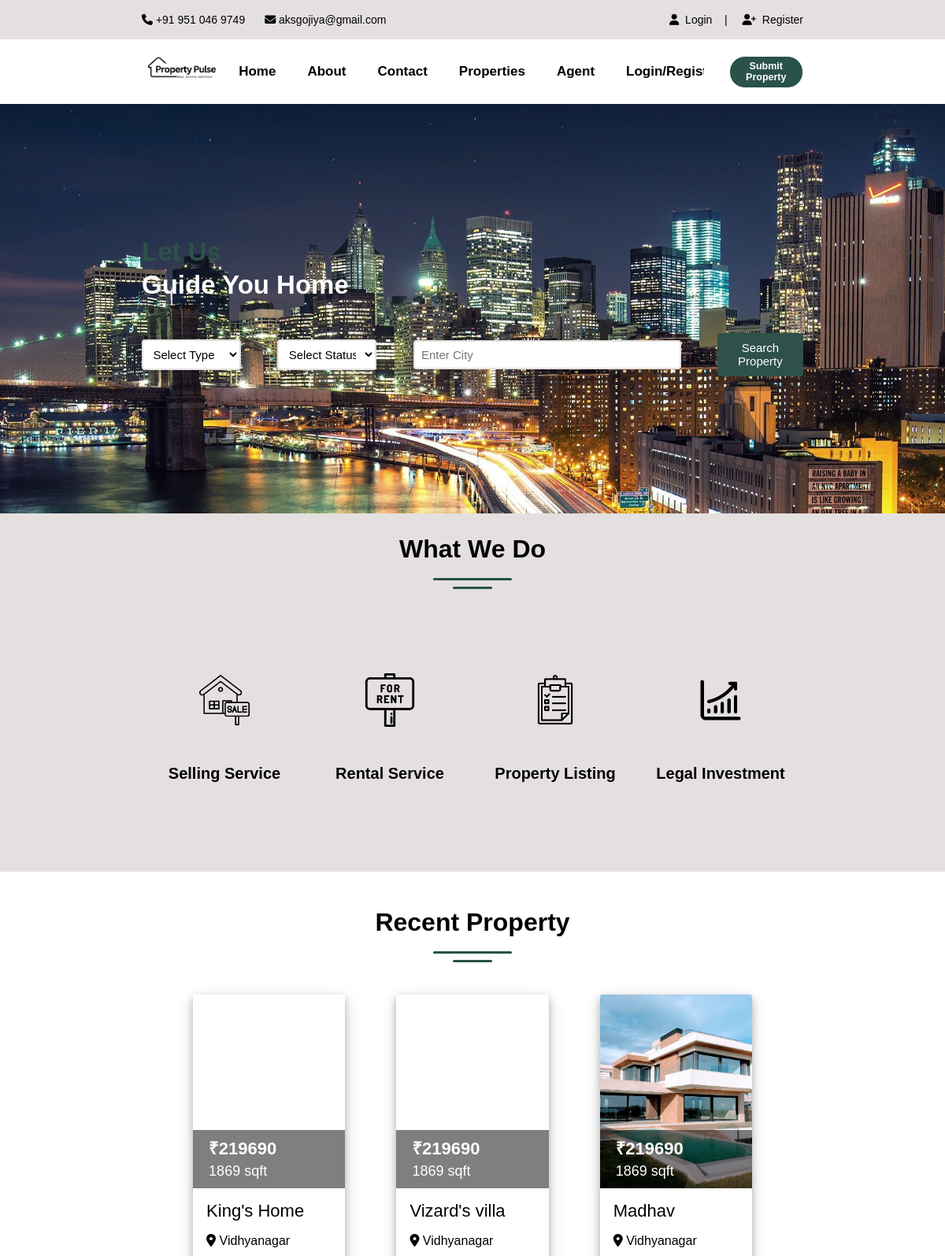
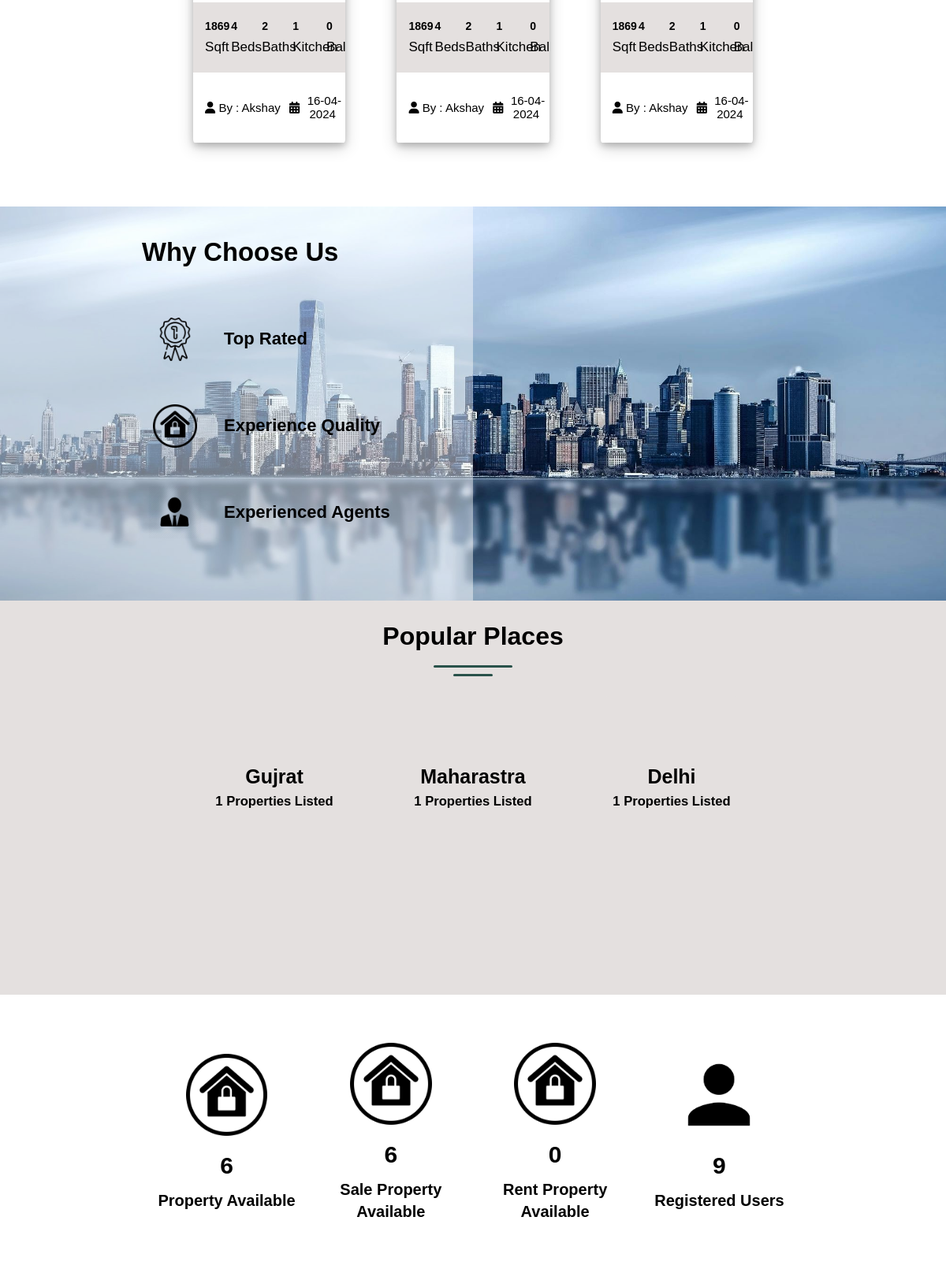
The page / (upper part) on the database its author committed (2 pictures, top to bottom).
### tables this page shows
CREATE TABLE `property` (
  `pid` int(50) NOT NULL,
  `title` varchar(200) NOT NULL,
  `pcontent` longtext NOT NULL,
  `type` varchar(100) NOT NULL,
  `bhk` varchar(50) NOT NULL,
  `stype` varchar(100) NOT NULL,
  `bedroom` int(50) NOT NULL,
  `bathroom` int(50) NOT NULL,
  `balcony` int(50) NOT NULL,
  `kitchen` int(50) NOT NULL,
  `hall` int(50) NOT NULL,
  `floor` varchar(50) NOT NULL,
  `size` int(50) NOT NULL,
  `price` int(50) NOT NULL,
  `location` varchar(200) NOT NULL,
  `city` varchar(100) NOT NULL,
  `state` varchar(100) NOT NULL,
  `feature` longtext NOT NULL,
  `pimage` varchar(300) NOT NULL,
  `uid` int(50) NOT NULL,
  `status` varchar(50) NOT NULL,
  `totalfloor` varchar(50) NOT NULL,
  `date` datetime NOT NULL DEFAULT current_timestamp(),
  `isFeatured` int(11) DEFAULT NULL
);

CREATE TABLE `user` (
  `uid` int(50) NOT NULL,
  `uname` varchar(100) NOT NULL,
  `uemail` varchar(100) NOT NULL,
  `uphone` varchar(20) NOT NULL,
  `upass` varchar(50) NOT NULL,
  `utype` varchar(50) NOT NULL,
  `uimage` varchar(300) NOT NULL,
  `otp` int(11) NOT NULL
);

### index.php (the view, shortened to what this page needs)
<!DOCTYPE html>
<html lang="en">
<head>
    <link rel="stylesheet" href="CSS/index.css">
    <link rel="stylesheet" href="https://cdnjs.cloudflare.com/ajax/libs/font-awesome/6.5.2/css/all.min.css" />
</head>
<body>
    <header>
        <?php require("header.php"); ?>
    </header>
    <section>
        <div class="homemain">
            <div class="homemain1">
                <div class="home1in">
                    <div class="home1in1">
                        Let Us <br>
                        <h3 id="home1in1para">Guide You Home</h3>
                    </div>
                    <div class="home1in2">
                        <form method="post" action="propertygrid.php">
                            <select name="indexformtype" id="indexformttype">
                                <option value="Select Type">Select Type</option>
                            </select>
                            <select name="indexformstatus" id="indexformtstatus">
                                <option value="Select Status">Select Status</option>
                            </select>
                            <input type="city" name="indexformcity" id="indexformcity" placeholder="Enter City" >
                            <button type="submit" name="filter" value="submit" >Search Property</button>
                        </form>
                    </div>
                </div>
            </div>
            <div class="homemain2">
                <div class="homemain2in">
                    <div class="home2in1">
                        What We Do
                    </div>
                    <div class="homelineone"></div>
                    <div class="homelinetwo"></div>
                    <div class="home2in2">
                        <div class="home2in2in1">
                            <div class="home2in2in1img"><img src="Images/selling.png" alt="Selling"></div>
                            <div class="home2in2in1text">Selling Service</div>
                        </div>
                        <div class="home2in2in1">
                            <div class="home2in2in1img"><img src="Images/for-rent.png" alt="Rent"></div>
                            <div class="home2in2in1text">Rental Service</div>
                        </div>
                        <div class="home2in2in1">
                            <div class="home2in2in1img"><img src="Images/mark.png" alt="Listing"></div>
                            <div class="home2in2in1text">Property Listing</div>
                        </div>
                        <div class="home2in2in1">
                            <div class="home2in2in1img"><img src="Images/chart-up.png" alt="Investment"></div>
                            <div class="home2in2in1text">Legal Investment</div>
                        </div>
                    </div>
                </div>
            </div>
            <div class="homemain3">
                <div class="homemain3in">
                    <div class="home3in1">
                        Recent Property
                    </div>
                    <div class="homelineone"></div>
                    <div class="homelinetwo"></div>
                    <div class="home3in2">
                    <?php $query=mysqli_query($con,"SELECT property.*, user.uname,user.utype,user.uimage FROM `property`,`user` WHERE property.uid=user.uid ORDER BY date DESC LIMIT 9");
                        while($row=mysqli_fetch_array($query))
                        {
                    ?>
                        <div class="home3in2in1">
                            <div class="home3in2in1img" style="background-image: url('Images/<?php echo $row['18'];?>')">
                                <div class="home3in2in1imgup"></div>
                                <div class="home3in2in1imgdown" style="background-color: rgba(0, 0, 0, 0.5)">
                                    &#8377;<?php echo $row['13'];?>
                                    <p id="home3imagepara" ><?php echo $row['12'];?> sqft</p>
                                </div>
                            </div>
                            <div class="home3in2in1text">
                                <div class="home3in2in1text1">
                                    <?php echo $row['1'];?>
                                    <p id="home3downpara1" ><i class="fa-solid fa-location-dot locationfooter"></i>&nbsp;<?php echo $row['14'];?></p>
                                </div>
                                <div class="home3in2in1text2">
                                    <div class="home3down2in1">
                                        <p><?php echo $row['12'];?></p>
                                        <p id="home3inininpara" >Sqft</p>
                                    </div>
                                    <div class="home3down2in2">
                                        <p><?php echo $row['6'];?></p>
                                        <p id="home3inininpara" >Beds</p>
                                    </div>
                                    <div class="home3down2in3">
                                        <p><?php echo $row['7'];?></p>
                                        <p id="home3inininpara" >Baths</p>
                                    </div>
                                    <div class="home3down2in4">
                                        <p><?php echo $row['9'];?></p>
                                        <p id="home3inininpara" >Kitchen</p>
                                    </div>
                                    <div class="home3down2in5">
                                        <p><?php echo $row['8'];?></p>
                                        <p id="home3inininpara" >Balcony</p>
                                    </div>
                                </div>
                                <div class="home3in2in1text3">
                                    <div class="home3loverlover1"><i class="fa-solid fa-user"></i>&nbsp;By : <?php echo $row['uname'];?></div>
                                    <div class="home3loverlover2"><i class="fa-solid fa-calendar-days"></i>&nbsp;<?php echo date('d-m-Y', strtotime($row['date']));?></div>
                                </div>
                            </div>
                        </div>
                        <?php
                    } ?>
                    </div>
                </div>
            </div>
            <div class="homemain4">
                <div class="homemain4in" >
                    <div class="home4inin" >
                        <div class="home4inner1">
                            <h3 style="color:black">Why Choose Us</h3>
                        </div>
                        <div class="home4inner2">
                            <div class="home4innerin1">
                                <img src="Images/badge.png" alt="Top Rated">
                            </div>
                            <div class="home4innerin2">
                                <h5 style="color:black">Top Rated</h5>
                            </div>
                        </div>
                        <div class="home4inner3">
                            <div class="home4innerin1">
                                <img src="Images/home-security.png" alt="Experience Quality">
                            </div>
                            <div class="home4innerin2">
                                <h5 style="color:black">Experience Quality</h5>
                            </div>
                        </div>
                        <div class="home4inner4">
                            <div class="home4innerin1">
                                <img src="Images/agent-2.png" alt="Experienced Agents" id="agent-2">
                            </div>
                            <div class="home4innerin2">
                                <h5 style="color:black">Experienced Agents</h5>
                            </div>
                        </div>
                    </div>
                </div>
            </div>
            <div class="homemain7">
                <div class="homemain7in">
                    <div class="home7in1">
                        Popular Places
                    </div>
                    <div class="homelineone"></div>
                    <div class="homelinetwo"></div>
                    <div class="home7inin">
                    <?php
                        $query=mysqli_query($con,"SELECT count(state), property.* FROM property where city='Anand'");
                        while($row=mysqli_fetch_array($query))
                        {
                            ?>
                        <div class="home7innerimg" >
                            <a href="#"><h3 id="home7innertext1"><?php echo $row['state'];?></h3></a>
                            <h5><?php
                                        $total = $row[0];
                                        echo $total;?> Properties Listed</h5>
                        </div>
                        <?php } ?>
                        <?php
                        $query=mysqli_query($con,"SELECT count(state), property.* FROM property where city='Mumbai'");
                        while($row=mysqli_fetch_array($query))
                        {
                            ?>
                        <div class="home7innerimg">
                            <a href="#"><h3 id="home7innertext1"><?php echo $row['state'];?></h3></a>
                            <h5><?php
                                        $total = $row[0];
                                        echo $total;?> Properties Listed</h5>
                        </div>
                        <?php } ?>
                        <?php
                        $query=mysqli_query($con,"SELECT count(state), property.* FROM property where city='Delhi'");
                        while($row=mysqli_fetch_array($query))
                        {
                            ?>
                        <div class="home7innerimg">
                            <a href="#"><h3 id="home7innertext1"><?php echo $row['state'];?></h3></a>
                            <h5><?php
                                        $total = $row[0];
                                        echo $total;?> Properties Listed</h5>
                        </div>
                        <?php } ?>
                    </div>
                </div>
            </div>
            <div class="homemain6" style="background-image: none">
            <?php
                $query=mysqli_query($con,"SELECT count(pid) FROM property");
                    while($row=mysqli_fetch_array($query))
                        {
                ?>
                <div class="homemain6in">
                    <div class="home6inner">
                        <img src="Images/home-security.png" alt="property">
                        <h4><?php
                            $total = $row[0];
                            echo $total;?></h4>
                            <?php } ?>
                        <h5>Property Available</h5>
                    </div>
                    <?php
                            $query=mysqli_query($con,"SELECT count(pid) FROM property where stype='sale'");
                                while($row=mysqli_fetch_array($query))
                                    {
                            ?>
                    <div class="home6inner">
                        <img src="Images/home-security.png" alt="property">
                        <h4><?php
                                $total = $row[0];
                                echo $total;?></h4>
                                <?php } ?>
                        <h5>Sale Property Available</h5>
                    </div>
                    <?php
                            $query=mysqli_query($con,"SELECT count(pid) FROM property where stype='rent'");
                                while($row=mysqli_fetch_array($query))
                                    {
                            ?>
                    <div class="home6inner">
                        <img src="Images/home-security.png" alt="property">
                        <h4><?php
                                $total = $row[0];
                                echo $total;?></h4>
                                <?php } ?>
                        <h5>Rent Property Available</h5>
                    </div>
                    <?php
                        $query=mysqli_query($con,"SELECT count(uid) FROM user");
                            while($row=mysqli_fetch_array($query))
                                {
                        ?>
                    <div class="home6inner">
                        <img src="Images/agent.png" alt="property">
                        <h4><?php
                            $total = $row[0];
                            echo $total;?></h4>
                            <?php } ?>
                        <h5>Registered Users</h5>
                    </div>
                </div>
            </div>
        </div>
    </section>
        <?php require("footer.php"); ?>
</body>
</html>

### CSS/header.css (style rules this page uses)
* { padding: 0; margin: 0; font-family: 'Helvetica Neue'; }
a { text-decoration: none; color: black; }

### CSS/footer.css (style rules this page uses)
* { padding: 0; margin: 0; font-family: sans-serif; }

### rows shown on the page
property: price "219690", size "1869", title "King's Home", location "Vidhyanagar", bedroom "4", bathroom "2", kitchen "1", balcony "0", uid.uname "Akshay", date "16-04-2024", state "Gujrat", total "1"
property: price "219690", size "1869", title "Vizard's villa", location "Vidhyanagar", bedroom "4", bathroom "2", kitchen "1", balcony "0", uid.uname "Akshay", date "16-04-2024", state "Maharastra", total "1"
property: pimage (picture), price "219690", size "1869", title "Madhav", location "Vidhyanagar", bedroom "4", bathroom "2", kitchen "1", balcony "0", uid.uname "Akshay", date "16-04-2024", state "Delhi", total "1"

### other values the page prints
$total "6"
$total "0"
$total "9"
